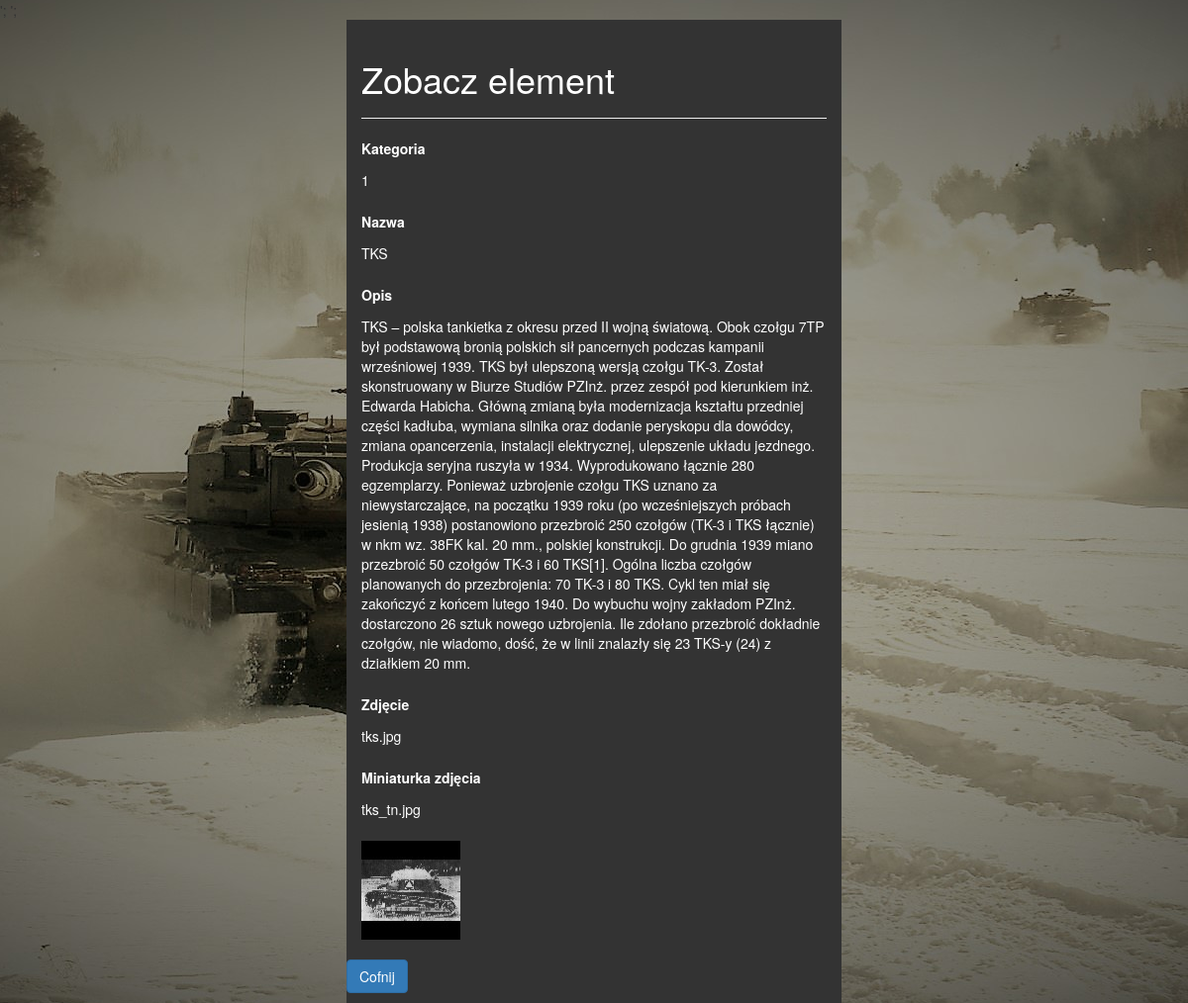
Screenshot of /read.php?id=2 with the database file from the repository.
### tables this page shows
CREATE TABLE `elementy` (
  `id` int(11) NOT NULL,
  `kategoria_id` int(11) DEFAULT NULL,
  `nazwa` varchar(150) NOT NULL,
  `opis` text NOT NULL,
  `img` varchar(150) NOT NULL,
  `img_tn` text NOT NULL
);

### read.php (the view, shortened to what this page needs)
<?php
if(isset($_GET["id"]) && !empty(trim($_GET["id"]))){
    require_once "config.php";
    $sql = "SELECT * FROM elementy WHERE id = ?";
    if($stmt = mysqli_prepare($link, $sql)){
        mysqli_stmt_bind_param($stmt, "i", $param_id);
        if(mysqli_stmt_execute($stmt)){
            $result = mysqli_stmt_get_result($stmt);
            if(mysqli_num_rows($result) == 1){
                $row = mysqli_fetch_array($result, MYSQLI_ASSOC);
            } else{
                header("location: error.php");
                exit();
            }
        } else{
            echo "Coś poszło nie tak, spróbuj jeszcze raz.";
        }
    }
} else{
    header("location: error.php");
    exit();
}
?>
<!DOCTYPE html>
<html lang="pl">
<head>
    <link rel="stylesheet" href="https://maxcdn.bootstrapcdn.com/bootstrap/3.3.7/css/bootstrap.css">
    <link href="lightbox.css" rel="stylesheet"/>';
	<link rel="stylesheet" href="plik123.css" type="text/css">
</head>
<body>
    <div class="wrapper">
        <div class="container-fluid">
            <div class="row">
                <div class="col-md-12">
                    <div class="page-header">
                        <h1>Zobacz element</h1>
                    </div>
					<div class="form-group">
                        <label>Kategoria</label>
                        <p class="form-control-static"><?php echo $row["kategoria_id"]; ?></p>
                    </div>
                    <div class="form-group">
                        <label>Nazwa</label>
                        <p class="form-control-static"><?php echo $row["nazwa"]; ?></p>
                    </div>
                    <div class="form-group">
                        <label>Opis</label>
                        <p class="form-control-static"><?php echo $row["opis"]; ?></p>
                    </div>
                    <div class="form-group">
                        <label>Zdjęcie</label>
                        <p class="form-control-static"><?php echo $row["img"]; ?></p>
                    </div>
                    <div class="form-group">
                        <label>Miniaturka zdjęcia</label>
                        <p class="form-control-static"><?php echo $row["img_tn"]; ?></p>
                    </div>
					<div>
						<a href="<?php echo $row["img"]; ?>" data-lightbox="<?php echo $row["img"]; ?>" data-title="<?php echo $row["img"]; ?>"><img class="example-image" src="photos/<?php echo $row["img_tn"]; ?>" alt="image-1" /></a>
					</div>
					</div>
                    <br><p><a href="panel.php" class="btn btn-primary" style="margin-top:20px;" >Cofnij</a></p>
                </div>
            </div>
        </div>
</body>
</html>

### plik123.css (style rules this page uses)
html { scroll-behavior: smooth; }
body { position: relative; background-image: url(tlo.jpg); background-position: center; background-repeat: no-repeat; background-attachment: fixed; }
div.row { color:white; }

### read.php (style rules this page uses)
.wrapper { width: 500px; margin: 0 auto; background-color:#333333; }

### rows the page displays
elementy: kategoria "1", nazwa "TKS", opis "TKS – polska tankietka z okresu przed II wojną światową. Obok czołgu 7TP był podstawową bronią polskich sił pancernych podczas kampanii wrześniowej 1939. TKS był ulepszoną wersją czołgu TK-3. Został skonstruowany w Biurze Studiów PZInż. przez zespół pod kierunkiem inż. Edwarda Habicha. Główną zmianą była modernizacja kształtu przedniej części kadłuba, wymiana silnika oraz dodanie peryskopu dla dowódcy, zmiana opancerzenia, instalacji elektrycznej, ulepszenie układu jezdnego. Produkcja seryjna ruszyła w 1934. Wyprodukowano łącznie 280 egzemplarzy. Ponieważ uzbrojenie czołgu TKS uznano za niewystarczające, na początku 1939 roku (po wcześniejszych próbach jesienią 1938) postanowiono przezbroić…", img "tks.jpg", img_tn "tks_tn.jpg", img_tn (picture)
